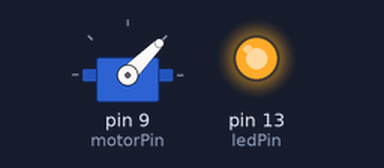
Recording of a sketch running on a simulated Arduino Uno, built with avr-gcc and run on an emulated ATmega328P. Parts: servo, output pins drawn as LEDs (lit = HIGH).

Above: at 0.05 s.
At 2.35 s:
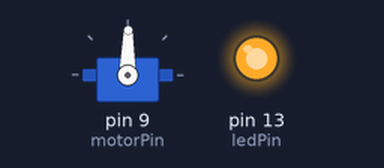
At 4.65 s:
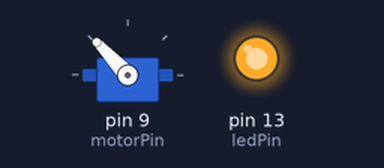
At 9.3 s:
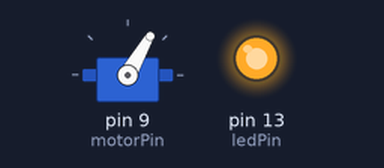
Timing chart, 0 to 11.7 s (numbered marks = the images above):
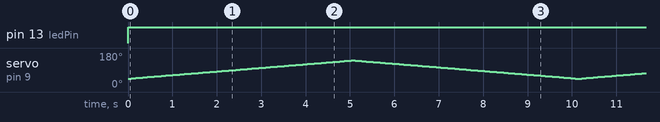

The sketch:

sketch_vextest03.ino
```cpp
/*
 * Title: +++
 * +++++
 */

#include <Servo.h>

// CONSTANTS
const int motorPin = 9;
const int ledPin = 13;

// VARIABLES
Servo myservo;

void setup()
{
  // put your setup code here, to run once:
  pinMode(motorPin, OUTPUT);
  myservo.attach(motorPin);

  pinMode(ledPin, OUTPUT);
}

void loop()
{
  // put your main code here, to run repeatedly:

  digitalWrite(ledPin, HIGH);
  for (int i = 1000; i < 2001; i++)
  {
    myservo.writeMicroseconds(i);
    delay(5);
  }

  for (int i = 2000; i > 999; i--)
  {
    myservo.writeMicroseconds(i);
    delay(5);
  }
  digitalWrite(ledPin, LOW);

}
```

Measured:
- by itself, pin 13 (ledPin): LOW → HIGH at 0.00 s
